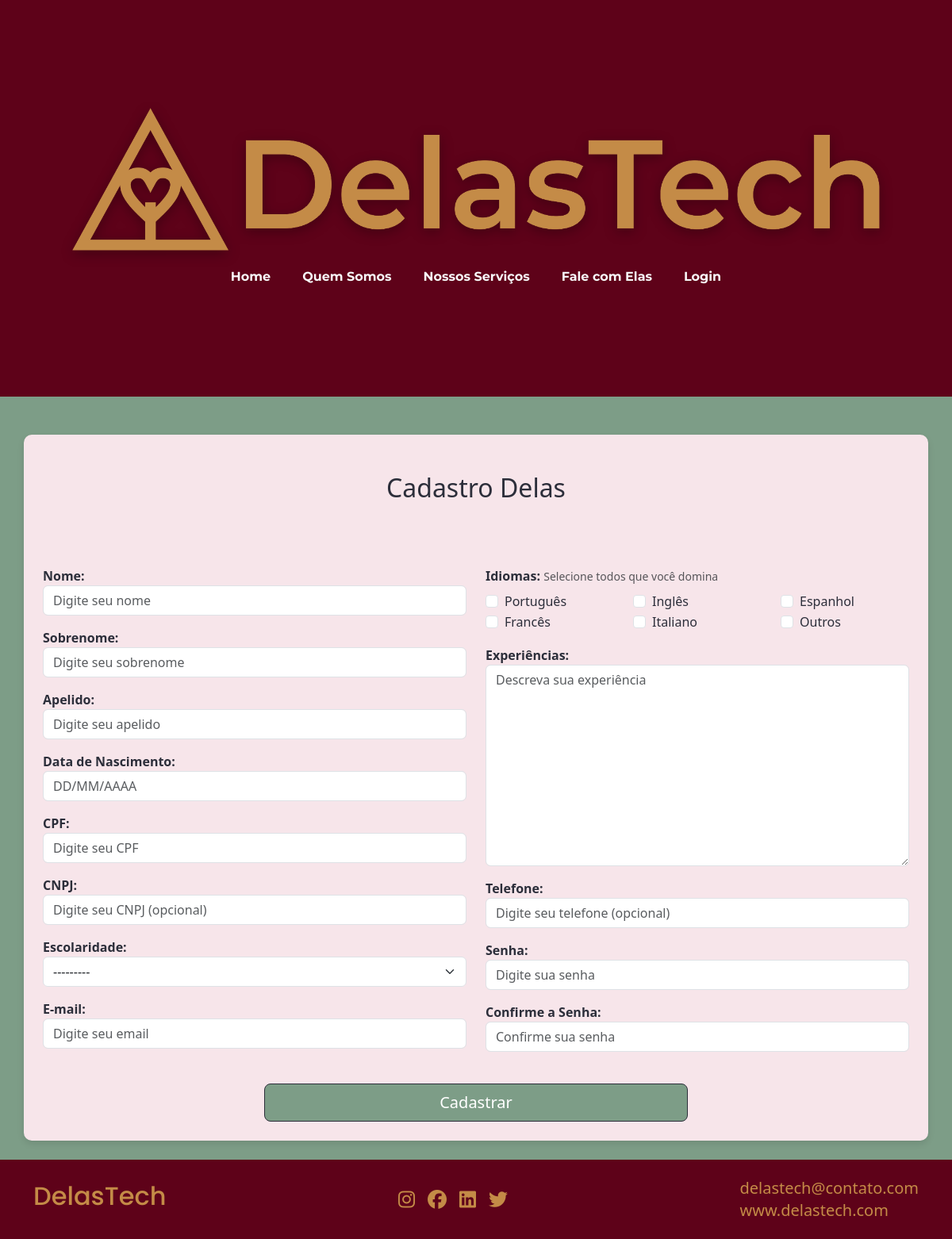
Screenshot of /elas/novadela/ with the database file from the repository.
### usuaria/models.py (models this page shows)
class Idioma(models.Model):
    nome = models.CharField(max_length=50, unique=True)
    def __str__(self):
        return self.nome

### usuaria/views.py (the view, shortened to what this page needs)
# urls.py: path('novadela/', CadastroUs.as_view(), name="nova_user"),
class CadastroUs(CreateView):
    model = Usuaria
    form_class = FormUsuaria
    template_name = 'usuaria/novausuaria.html'
    def get_context_data(self, **kwargs):
        context = super().get_context_data(**kwargs)
        context['pagina'] = 'Cadastro Delas | DelasTech'
        context['titulo'] = 'Cadastro Delas'
        context['botao'] = 'Cadastrar'
        return context

### templates/usuaria/novausuaria.html (shortened to what this page needs)
{% extends 'base.html' %}
{% block content %}
<section class="container mt-5" style="background-color: #f7e5ea; border-radius: 10px; box-shadow: 0 4px 8px rgba(0, 0, 0, 0.1); color: #2c2e3a;">
    <section class="container p-5 m5 d-flex align-items-center justify-content-center">
        <div class="text-center mb-4">
            <h2>{{ titulo }}</h2>
        </div>
    </section>
    <section class="container">
        <form action="" method="post" class="needs-validation" novalidate>
            <div class="row justify-content-center">
                <div class="col-md-6">
                    <div class="form-group mb-3">
                        <label for="id_nome"><strong>Nome:</strong></label>
                        {{ form.nome }}
                    </div>
                    <div class="form-group mb-3">
                        <label for="id_sobrenome"><strong>Sobrenome:</strong></label>
                        {{ form.sobrenome }}
                    </div>
                    <div class="form-group mb-3">
                        <label for="id_apelido"><strong>Apelido:</strong></label>
                        {{ form.apelido }}
                    </div>
                    <div class="form-group mb-3">
                        <label for="id_data_nascimento"><strong>Data de Nascimento:</strong></label>
                        {{ form.data_nascimento }}
                    </div>
                    <div class="form-group mb-3">
                        <label for="id_cpf"><strong>CPF:</strong></label>
                        {{ form.cpf }}
                    </div>
                    <div class="form-group mb-3">
                        <label for="id_cnpj"><strong>CNPJ:</strong></label>
                        {{ form.cnpj }}
                    </div>
                    <div class="form-group mb-3">
                        <label for="id_escolaridade"><strong>Escolaridade:</strong></label>
                        {{ form.escolaridade }}
                    </div>
                    <div class="form-group mb-3">
                        <label for="{{ form.email.id_for_label }}"><strong>E-mail:</strong></label>
                        {{ form.email }}
                    </div>
                </div>
                <div class="col-md-6">
                    <div class="form-group mb-3">
                        <label><strong>Idiomas:</strong></label>
                        <small class="text-muted">Selecione todos que você domina</small>
                        <div class="row mt-2">
                            {% for checkbox in form.idiomas %}
                                <div class="col-md-4">
                                    <div class="form-check">
                                        {{ checkbox.tag }}
                                        <label class="form-check-label">{{ checkbox.choice_label }}</label>
                                    </div>
                                </div>
                            {% endfor %}
                        </div>
                    </div>
                    <div class="form-group mb-3">
                        <label for="id_experiencia"><strong>Experiências:</strong></label>
                        {{ form.experiencia }}
                    </div>
                    <div class="form-group mb-3">
                        <label for="id_telefone"><strong>Telefone:</strong></label>
                        {{ form.telefone }}
                    </div>
                    <div class="form-group mb-3">
                        <label for="{{ form.senha.id_for_label }}"><strong>Senha:</strong></label>
                        {{ form.senha }}
                    </div>
                    <div class="form-group mb-3">
                        <label for="{{ form.confirmacao_senha.id_for_label }}"><strong>Confirme a Senha:</strong></label>
                        {{ form.confirmacao_senha }}
                    </div>
                </div>
                <div class="d-grid gap-2 col-6 mx-auto m-4">
                    <button id="btnSubmit" class="btn btn-primary btn-lg" style="background-color: #7d9d87; border-color: #2c2e3a; color: white" type="submit">{{ botao }}</button>
                </div>
            </div>
        </form>
    </section>
</section>
{% endblock %}

### rows the page displays
Idioma: choice_label "Português"
Idioma: choice_label "Inglês"
Idioma: choice_label "Espanhol"
Idioma: choice_label "Francês"
Idioma: choice_label "Italiano"
Idioma: choice_label "Outros"

### other values shown
{{ titulo }} "Cadastro Delas"
{{ botao }} "Cadastrar"
